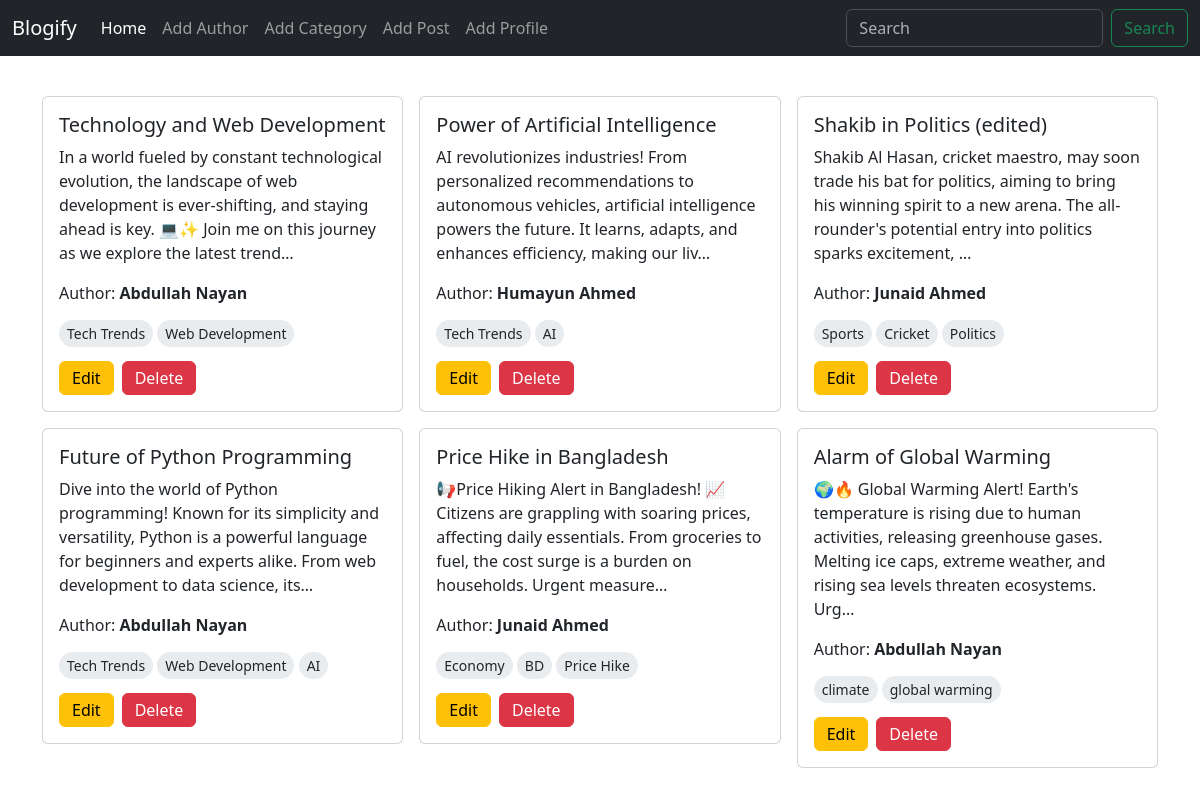
The page / on the database its author committed.
### posts/models.py (models this page shows, shortened)
class Post(models.Model):
    title = models.CharField(max_length=100)
    content = models.TextField()
    categories = models.ManyToManyField(Category)
    author = models.ForeignKey(Author, on_delete=models.CASCADE)

### author/models.py (models this page shows)
class Author(models.Model):
    name = models.CharField(max_length=100)
    bio = models.TextField()
    mobile = models.CharField(max_length=14)
    def __str__(self):
        return self.name

### categories/models.py (models this page shows)
class Category(models.Model):
    name = models.CharField(max_length=30)
    def __str__(self):
        return self.name

### blog_project/views.py (the view)
# urls.py: 2. Add a URL to urlpatterns:  path('', views.home, name='home')
def home (req):
    posts = Post.objects.all()
    return render (req, 'index.html', {'posts': posts})

### templates/index.html (shortened to what this page needs)
{% extends "base.html" %}
{% block content %}
<div class="row g-3 my-4">
    {% for post in posts %}
    <div class="col-sm-4 mb-3 mb-sm-0">
      <div class="card">
        <div class="card-body">
          <h5 class="card-title">{{ post.title }}</h5>
          <p class="card-text">{{ post.content | truncatechars:190 }}</p>
          <p>Author: <strong>{{ post.author }}</strong></p>
          {% for cat in post.categories.all %}
            <span class="bg-body-secondary small rtiary px-2 py-1 rounded-pill">{{cat}}</span>
          {% endfor %}
          <d class="d-flex mt-3">
              <a href={% url "edit_post" post.id %} class="btn btn-warning me-2 py-1">Edit</a>
              <a href={% url "delete_post" post.id %} class="btn btn-danger py-1">Delete</a>
          </d>
        </div>
      </div>
    </div>
    {% endfor %}
</div>
{% endblock content %}

### templates/base.html (shortened to what this page needs)
<!doctype html>
<html lang="en">
  <head>
    <link href="https://cdn.jsdelivr.net/npm/bootstrap@5.3.2/dist/css/bootstrap.min.css" rel="stylesheet">
  </head>
  <body>
    <nav class="navbar navbar-expand-lg bg-dark text-white" data-bs-theme="dark">
        <div class="container-fluid">
          <a class="navbar-brand" href="#">Blogify</a>
          <div class="collapse navbar-collapse" id="navbarSupportedContent">
            <ul class="navbar-nav me-auto mb-2 mb-lg-0">
              <li class="nav-item">
                <a class="nav-link active" aria-current="page" href={% url "home" %}>Home</a>
              </li>
              <li class="nav-item">
                <a class="nav-link" href={% url "add_author" %}>Add Author</a>
              </li>
              <li class="nav-item">
                <a class="nav-link" href={% url "add_category" %}>Add Category</a>
              </li>
              <li class="nav-item">
                <a class="nav-link" href={% url "add_post" %}>Add Post</a>
              </li>
              <li class="nav-item">
                <a class="nav-link" href={% url "add_profile" %}>Add Profile</a>
              </li>
            </ul>
            <form class="d-flex" role="search">
              <input class="form-control me-2" type="search" placeholder="Search" aria-label="Search">
              <button class="btn btn-outline-success" type="submit">Search</button>
            </form>
          </div>
        </div>
    </nav>
    <div class="container">
        {% block content %}{% endblock content %}
    </div>
  </body>
</html>

### rows shown on the page
Post: title "Technology and Web Development", content "In a world fueled by constant technological evolution, the landscape of web development is ever-shifting, and staying ahead is key. 💻✨ Join me on this journey as we explore the latest trend…", author "Abdullah Nayan"
Category: name "Tech Trends"
Category: name "Web Development"
Post: title "Power of Artificial Intelligence", content "AI revolutionizes industries! From personalized recommendations to autonomous vehicles, artificial intelligence powers the future. It learns, adapts, and enhances efficiency, making our liv…", author "Humayun Ahmed"
Category: name "AI"
Post: title "Shakib in Politics (edited)", content "Shakib Al Hasan, cricket maestro, may soon trade his bat for politics, aiming to bring his winning spirit to a new arena. The all-rounder's potential entry into politics sparks excitement, …", author "Junaid Ahmed"
Category: name "Sports"
Category: name "Cricket"
Category: name "Politics"
Post: title "Future of Python Programming", content "Dive into the world of Python programming! Known for its simplicity and versatility, Python is a powerful language for beginners and experts alike. From web development to data science, its…", author "Abdullah Nayan"
Post: title "Price Hike in Bangladesh", content "📢Price Hiking Alert in Bangladesh! 📈 Citizens are grappling with soaring prices, affecting daily essentials. From groceries to fuel, the cost surge is a burden on households. Urgent measure…", author "Junaid Ahmed"
Category: name "Economy"
Category: name "BD"
Category: name "Price Hike"
Post: title "Alarm of Global Warming", content "🌍🔥 Global Warming Alert! Earth's temperature is rising due to human activities, releasing greenhouse gases. Melting ice caps, extreme weather, and rising sea levels threaten ecosystems. Urg…", author "Abdullah Nayan"
Category: name "climate"
Category: name "global warming"
